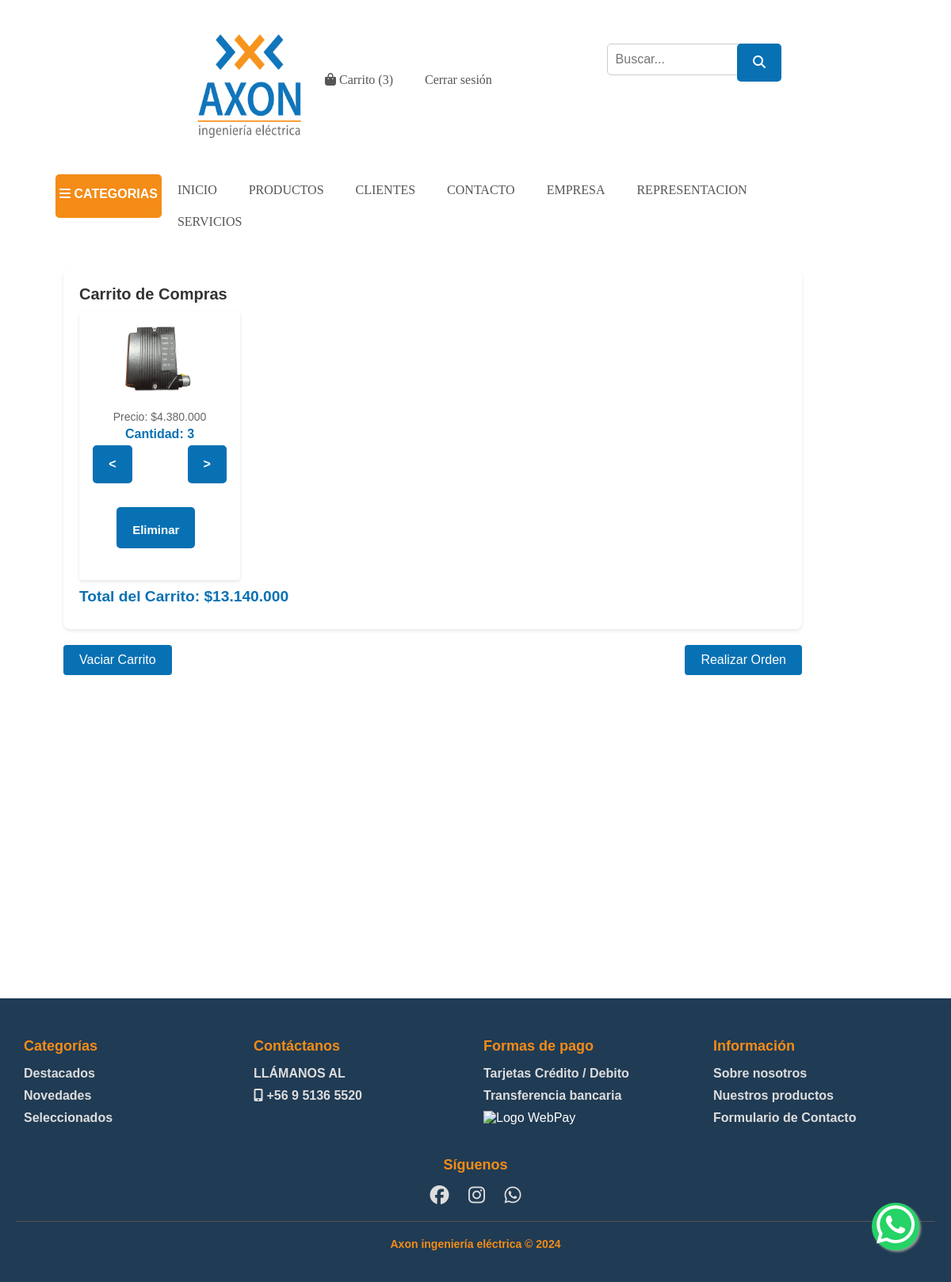
Screenshot of /carrito/ (signed in) with the database file from the repository.
### blog/models.py (models this page shows, shortened)
class ElementoCarrito(models.Model):
    usuario = models.ForeignKey(User, on_delete=models.CASCADE)
    producto = models.ForeignKey(Producto, on_delete=models.CASCADE)
    cantidad = models.PositiveIntegerField(default=1)
    def subtotal(self):
        return self.producto.precio * self.cantidad

class Producto(models.Model):
    titulo = models.CharField(max_length=150)
    contenido = models.TextField()
    precio = models.DecimalField(default=0, max_digits=10, decimal_places=2)
    usuario = models.ForeignKey(User, editable=False, on_delete=models.CASCADE)
    imagen = models.ImageField(
        default='null',
        upload_to="productos",
        validators=[
            FileExtensionValidator(allowed_extensions=['jpg', 'jpeg', 'png']),  # Validar la extensión del archivo
            validate_image_size,  # Validar el tamaño del archivo
        ]
    )
    creado = models.DateTimeField(auto_now_add=True)
    categorias = models.ManyToManyField(Categoria, blank=True)
    class Meta:
        verbose_name = 'Producto'
        verbose_name_plural = 'Productos'
        ordering = ['-creado']

### mainapp/views.py (the view)
@login_required
def ver_carrito(request):
    elementos_carrito = ElementoCarrito.objects.filter(usuario=request.user)
    total_carrito = sum(item.subtotal() for item in elementos_carrito)
    total_productos_carrito = sum(item.cantidad for item in elementos_carrito)
    cantidad_productos_carrito = elementos_carrito.count()
    return render(request, 'carrito.html', {'elementos_carrito': elementos_carrito, 'total_carrito': total_carrito, 'cantidad_productos_carrito': cantidad_productos_carrito, 'total_productos_carrito': total_productos_carrito})

### blog/mi_context_processors.py (called while the page is built)
def total_productos_carrito(request):
    if request.user.is_authenticated:
        elementos_carrito = ElementoCarrito.objects.filter(usuario=request.user)
        total_productos_carrito = sum(item.cantidad for item in elementos_carrito)
    else:
        total_productos_carrito = 0
    return {'total_productos_carrito': total_productos_carrito}

### blog/processors.py (called while the page is built)
def get_categoria(request):
    categorias = Categoria.objects.values_list('id', 'nombre')
    return {
        'categorias': categorias
    }

### blog/templatetags/custom_filters.py (called while the page is built)
@register.filter(name='add_decimal_separator')
def add_decimal_separator(value):
    parts = str(value).split('.')
    if len(parts) > 1:
        decimal_part = '.' + parts[1]
    else:
        decimal_part = ''
    integer_part = '{:,}'.format(int(parts[0])).replace(',', '.')
    return integer_part + decimal_part

### pages/context_processors.py (called while the page is built)
def get_pages(request):
    pages = Page.objects.values_list('titulo', 'slug')
    return {
        'pages': pages
    }

### blog/templates/carrito.html (shortened to what this page needs)
{% extends 'layout.html' %}
{% load humanize %}
{% load custom_filters %}
{% block content %}
<link rel="stylesheet" href="https://cdn.jsdelivr.net/npm/sweetalert2@10">
<div class="carrito">
    <h2>Carrito de Compras</h2>
    {% for elemento in elementos_carrito %}
        <div class="producto">
            <img src="{{ elemento.producto.imagen.url }}" alt="{{ elemento.producto.nombre }}">
            <div class="producto-info">
                <p class="producto-precio">Precio: ${{ elemento.producto.precio|floatformat:"0"|add_decimal_separator }}</p>
                <p>Cantidad: {{ elemento.cantidad }}</p>
                <div class="boton-mas-menos">
                    <form method="POST" action="{% url 'disminuir_cantidad' elemento.id %}">
                        <button type="submit" class="btn-disminuir"><</button>
                    </form>
                    <form action="{% url 'aumentar_cantidad' elemento.id %}" method="post">
                        <button type="submit" class="btn-aumentar">></button>
                    </form>
                </div>
                <div class="boton-eliminar">
                    <form method="POST" action="{% url 'eliminar_del_carrito' elemento.id %}">
                        <button type="submit" class="btn-eliminar" onclick="return confirmarEliminacion(event)">Eliminar</button>
                    </form>
                </div>
            </div>
        </div>
    {% endfor %}
    <p><strong>Total del Carrito: ${{ total_carrito|floatformat:"0"|add_decimal_separator }}</strong></p>
</div>
<div class="acciones">
    {% if total_productos_carrito > 0 %}
        <a href="{% url 'vaciar_carrito' %}" onclick="return mostrarMensaje(event)">Vaciar Carrito</a>
    {% else %}
        <span>Carrito vacío</span>
    {% endif %}
    {% if total_productos_carrito > 0 %}
        <a href="{% url 'realizar_orden' %}">Realizar Orden</a>
    {% else %}
        <span>No hay productos en el carrito para realizar la orden.</span>
    {% endif %}
</div>
{% endblock %}

### mainapp/static/css/styles.css (style rules this page uses)
* { margin: 0; padding: 0; font-family: sans-serif, Arial, Helvetica; text-decoration: none; box-sizing: border-box; }
body { justify-content: center; align-items: center; background-color: #ffffff; height: 100% }
.producto { width: calc(25% - 20px); margin-bottom: 20px; padding: 15px; border-radius: 5px; background-color: #fff; box-shadow: 0 2px 5px rgba(0, 0, 0, 0.1); transition: transform 0.2s, box-shadow 0.2s; display: flex; flex-direction: column; align-items: center; }
.producto img { width: 100%; height: auto; border-radius: 5px; margin-bottom: 10px; }
.producto p { font-size: 14px; color: #666; margin: 5px 0; text-align: center; }
.producto p:last-of-type { font-size: 16px; font-weight: 700; color: #0871b4; }
h2 { color: #222; font-size: 1.8rem; margin-top: 0; margin-bottom: 10px; }
p { margin: 10px 0; }
strong { font-size: 1.2rem; color: #0871b4; }
form { margin: 0; }
form { width: 80%; }
.carrito { background-color: #fff; border-radius: 8px; box-shadow: 0 2px 4px rgba(0, 0, 0, 0.1); padding: 20px; margin-bottom: 20px; }
.carrito h2 { margin-top: 0; font-size: 20px; color: #333; }
.producto { margin-bottom: 10px; padding: 10px; background-color: #fff; border-radius: 4px; box-shadow: 0 2px 4px rgba(0, 0, 0, 0.1); }
.producto img { width: 100px; height: 100px; border-radius: 4px; margin-right: 10px; }
.boton-mas-menos { display: flex; }
.boton-mas-menos form:first-child { margin-right: 70px; font-size: 10px; }
.boton-eliminar form .btn-eliminar { display: block; background-color: #0871b4; padding-top: 20px; font-size: 15px; margin: 30px; }
.producto-info { flex-grow: 1; }
.producto-precio { font-size: 14px; color: #888; }
.acciones { display: flex; justify-content: space-between; }
.acciones a { text-decoration: none; color: #fff; padding: 10px 20px; border-radius: 4px; background-color: #0871b4; font-size: 16px; transition: background-color 0.3s; }
button[type="submit"] { background-color: #0871b4; color: #fff; border: none; padding: 15px 20px; border-radius: 5px; cursor: pointer; font-size: 16px; font-weight: bold; transition: background-color 0.3s ease, transform 0.3s ease; }

### rows the page displays
ElementoCarrito: producto.imagen (picture), producto.precio|add_decimal_separator "4.380.000", cantidad "3"

### other values shown
{{ total_productos_carrito }} "3"
{{ total_carrito|floatformat:"0"|add_decimal_separator }} "13.140.000"
